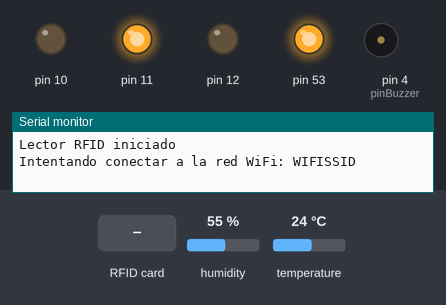
Simulated run of this sketch. Board: Arduino Mega 2560, built with avr-gcc and run on an emulated ATmega2560. On the bench: output pins drawn as LEDs (lit = HIGH), buzzer (waves = sounding), the last lines printed to the serial monitor. Inputs (shaded band) come from the test bench; at power-on: humidity 55 %, temperature 24 °C. WiFi joins after 1.5 s; servers stay silent unless stated; uploads are accepted with an empty reply.

Above: at 0.1 s.
At 3.0 s:
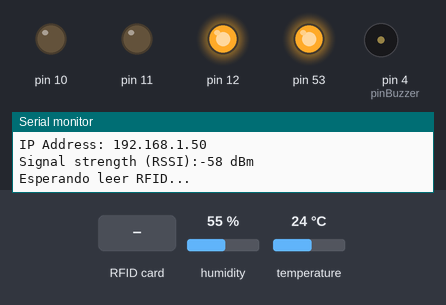
3.1 s: RFID card 5E 7A 19 C4 held to the reader
At 3.49 s:
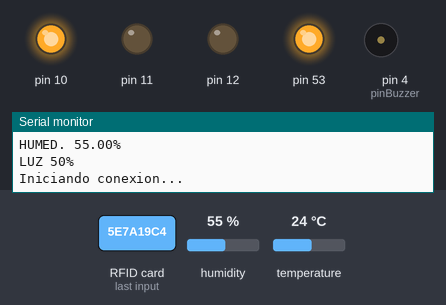
Timing chart, 0 to 6.1 s (numbered marks = the images above; inputs shaded):
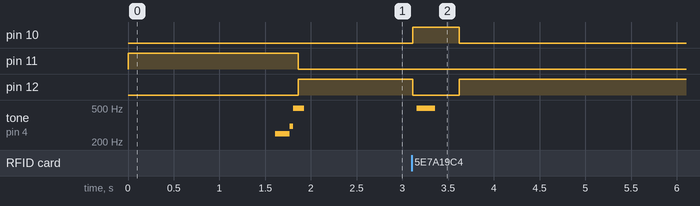

The sketch:

MEGA_ESP8266_rfid_drive_compartido.ino
```cpp
#include "WiFiEsp.h"
#include "DHT.h"
#include <SPI.h>
#include <MFRC522.h>
char ssid[] = "WIFISSID";
char pass[] = "WIFIPASS";
int status = WL_IDLE_STATUS;

#define RST_PIN  8
#define SS_PIN  9
MFRC522 mfrc522(SS_PIN, RST_PIN);

char host[] = "maker.ifttt.com";
char eventName[]   = "eventName";
char key[] = "key";

WiFiEspClient client;

#define DHTPIN 5
#define DHTTYPE DHT11
DHT dht(DHTPIN, DHTTYPE);

const int pinBuzzer = 4 ;

void setup()
{
  for (int i =10 ; i<13 ; i++)
            pinMode(i, OUTPUT);

  Color(255,0,0);

  Serial.begin(115200);
  Serial1.begin(115200);
  SPI.begin();
  mfrc522.PCD_Init();
  Serial.println("Lector RFID iniciado");

  dht.begin();

  WiFi.init(&Serial1);

  if (WiFi.status() == WL_NO_SHIELD) {
    Serial.println("Modulo no presente. Reinicie el Arduino y el ESP01 (Quite el cable que va de CH_PD a 3.3V y vuelvalo a colocar)");
    while (true);
  }

  while ( status != WL_CONNECTED) {
    Serial.print("Intentando conectar a la red WiFi: ");
    Serial.println(ssid);
    status = WiFi.begin(ssid, pass);
  }

  Serial.println();
  printWifiStatus();
  Serial.println();
  Serial.println("Esperando leer RFID...");

  pinMode (pinBuzzer , OUTPUT) ;

  for (int i = 0; i <50; i++)
  {
  digitalWrite (pinBuzzer, LOW);
  delay(2);
  digitalWrite (pinBuzzer, HIGH);
  delay(2);
  }

  for (int i = 0; i <50; i++)
  {
  digitalWrite (pinBuzzer, LOW);
  delay(1);
  digitalWrite (pinBuzzer, HIGH);
  delay(1);
  }

  Color(0,0,255);
}

void loop()
{
  if ( mfrc522.PICC_IsNewCardPresent())
        {
            if ( mfrc522.PICC_ReadCardSerial())
            {
                  Color(0,255,0);
                  for (int i = 0; i <100; i++)
                  {
                  digitalWrite (pinBuzzer, LOW);
                  delay(1);
                  digitalWrite (pinBuzzer, HIGH);
                  delay(1);
                  }

                  Serial.print("Card UID:");
                  String UID_HEX="";
                  Serial.print("Printing HEX UID : ");
                  for (byte i = 0; i < mfrc522.uid.size; i++) {
                    UID_HEX += String(mfrc522.uid.uidByte[i], HEX);
                  }
                  Serial.println(UID_HEX);
                  Serial.println();

                  mfrc522.PICC_HaltA();

                  float h = dht.readHumidity();
                  float t = dht.readTemperature();

                if (isnan(h) || isnan(t)) {
                  Serial.println("Error DHT sensor!");
                  return;
                }


                  Serial.print("TEMP. ");
                  Serial.print(t);
                  Serial.println("*C");
                  Serial.print("HUMED. ");
                  Serial.print(h);
                  Serial.println("%");

                  int n = map (analogRead(A0), 0,1024, 0, 100) ;
                  Serial.print("LUZ ");
                  Serial.print(n);
                  Serial.println("%");

                  Serial.println("Iniciando conexion...");
                  if (client.connect(host, 80)) {
                    Serial.println("Conectado al servidor");

                    String url = "/trigger/";
                    url += eventName;
                    url += "/with/key/";
                    url += key;
                    url += "?value1=";
                    url += UID_HEX;
                    url += "&value2=";
                    url += "[TEMP:" + String(t) + "][HUM:" + String(h) + "%][LUZ:" + String(n) + "%]";

                    Serial.print("Solicitando URL: ");
                    Serial.println(url);

                    client.print(String("GET ") + url + " HTTP/1.1\r\n" +
                                 "Host: " + host + "\r\n" +
                                 "Connection: close\r\n\r\n");

                  }
                  while (client.available()) {
                    char c = client.read();
                    Serial.write(c);

                  }

                  if (client.connected()) {
                    Serial.println();
                    Serial.println("Desconectando del servidor...");
                    client.flush();
                    client.stop();
                  }

                  Color(0,0,255);
            }
      }
  }

void printWifiStatus()
{
  Serial.print("SSID: ");
  Serial.println(WiFi.SSID());

  IPAddress ip = WiFi.localIP();
  Serial.print("IP Address: ");
  Serial.println(ip);

  long rssi = WiFi.RSSI();
  Serial.print("Signal strength (RSSI):");
  Serial.print(rssi);
  Serial.println(" dBm");
}

void Color(int R, int G, int B)
{
    analogWrite(10 , G) ;
    analogWrite(11, R) ;
    analogWrite(12, B) ;
}
```

Measured:
- after the input at 3.1 s, pin 10: LOW → HIGH at once, → LOW 0.51 s later; pin 12: HIGH → LOW at once, → HIGH 0.51 s later; tone on pin 4 (pinBuzzer): silent → 495 Hz after 0.06 s, → silent 0.20 s later
